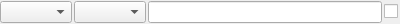
<?xml version="1.0" encoding="UTF-8"?>
<ui version="4.0">
 <class>LegacyConditionEdit</class>
 <widget class="QWidget" name="ConditionEdit">
  <property name="geometry">
   <rect>
    <x>0</x>
    <y>0</y>
    <width>400</width>
    <height>24</height>
   </rect>
  </property>
  <layout class="QHBoxLayout" name="horizontalLayout">
   <property name="spacing">
    <number>2</number>
   </property>
   <property name="leftMargin">
    <number>0</number>
   </property>
   <property name="topMargin">
    <number>1</number>
   </property>
   <property name="rightMargin">
    <number>2</number>
   </property>
   <property name="bottomMargin">
    <number>1</number>
   </property>
   <item>
    <widget class="QComboBox" name="comboName"/>
   </item>
   <item>
    <widget class="QComboBox" name="comboRule"/>
   </item>
   <item>
    <widget class="QLineEdit" name="lineEdit"/>
   </item>
   <item>
    <widget class="QCheckBox" name="checkBox">
     <property name="text">
      <string notr="true"/>
     </property>
    </widget>
   </item>
  </layout>
 </widget>
 <resources/>
 <connections/>
</ui>
